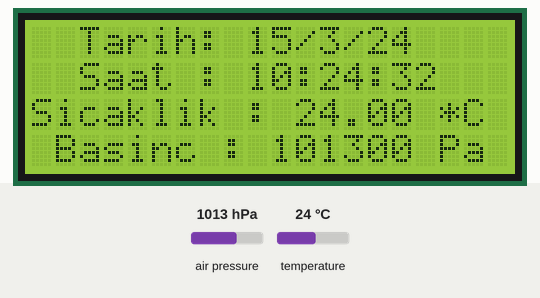
Bench run of a sketch on a simulated Arduino Uno, built with avr-gcc and run on an emulated ATmega328P. Parts: 20×4 character LCD. Wiring (inferred from the names in the program): DS1307 clock at I2C address 0x68. The test bench sets the inputs (shaded band); at power-on: air pressure 1013 hPa, temperature 24 °C. The local clock reads 2024-03-15 10:24:30 at power-on unless the sketch sets it; what the sketch prints to the serial monitor is not drawn.

Above: at 3.3 s.
3.4 s: air pressure set to 952 hPa
At 4.7 s:
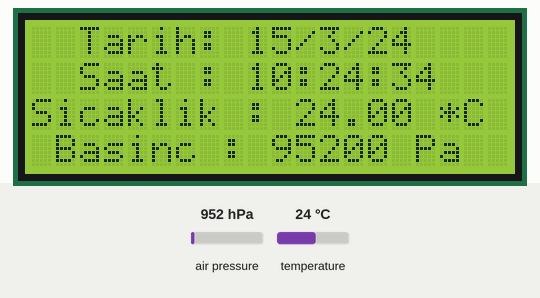
7.6 s: temperature set to 12 °C
At 8.5 s:
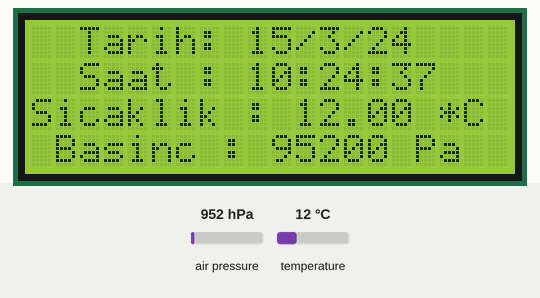
10.2 s: air pressure set to 975 hPa
At 11.7 s:
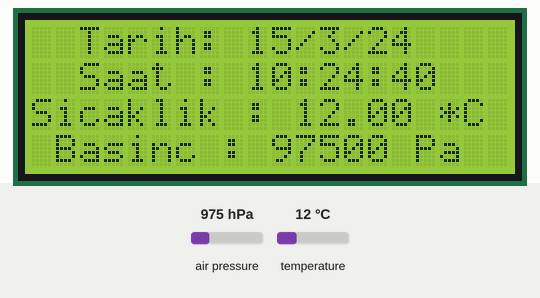
13.4 s: temperature set to 19 °C
At 15.0 s:
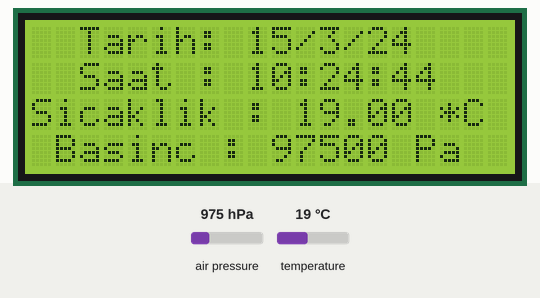
Timing chart, 0 to 16.5 s (numbered marks = the images above; inputs shaded):
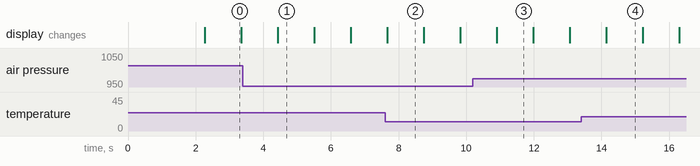

Measured:
- what the display in image 1 shows lasts 1.1 s, from 4.4 s to 5.5 s

The sketch:

rtc_bmp085_2004LCD.ino
```cpp
//Arduino 1.0+ Only
//Arduino 1.0+ Only
#include <Adafruit_BMP085.h>
// initialize the library with the numbers of the interface pins

#include "Wire.h"
#define DS1307_ADDRESS 0x68
#include <LiquidCrystal_I2C.h>
LiquidCrystal_I2C lcd(0x27,20,4);  // set the LCD address to 0x27 for a 16 chars and 2 line display

Adafruit_BMP085 bmp;
void setup(){
  Wire.begin();
  Serial.begin(9600);
  if (!bmp.begin()) {
	Serial.println("Could not find a valid BMP085 sensor, check wiring!");
	while (1) {}
  }
lcd.init();                      // initialize the lcd
  lcd.init();
  // Print a message to the LCD.
  lcd.backlight();
  lcd.setCursor(3,0);
  lcd.print("Hello, world!");
  lcd.setCursor(2,1);
  lcd.print("Ywrobot Arduino!");
   lcd.setCursor(0,2);
  lcd.print("Arduino LCM IIC 2004");
   lcd.setCursor(2,3);
  lcd.print("Power By Ec-yuan!");
  delay(2000);
}

void loop(){
  printDate();
  delay(1000);
}

byte bcdToDec(byte val)  {
// Convert binary coded decimal to normal decimal numbers
  return ( (val/16*10) + (val%16) );
}

void printDate(){

  // Reset the register pointer
  Wire.beginTransmission(DS1307_ADDRESS);

  byte zero = 0x00;
  Wire.write(zero);
  Wire.endTransmission();

  Wire.requestFrom(DS1307_ADDRESS, 7);

  int second = bcdToDec(Wire.read());
  int minute = bcdToDec(Wire.read());
  int hour = bcdToDec(Wire.read() & 0b111111); //24 hour time
  int weekDay = bcdToDec(Wire.read()); //0-6 -> sunday - Saturday
  int monthDay = bcdToDec(Wire.read());
  int month = bcdToDec(Wire.read());
  int year = bcdToDec(Wire.read());
lcd.clear();
  //print the date EG   3/1/11 23:59:59
 lcd.setCursor(2,0);
    lcd.print("Tarih: ");
    lcd.print(monthDay);
  lcd.print("/");
  lcd.print(month);
  lcd.print("/");
  lcd.print(year);
 lcd.setCursor(0,1);
  lcd.print("  Saat :");
   lcd.print(" ");
  lcd.print(hour);
  lcd.print(":");
  lcd.print(minute);
  lcd.print(":");
  lcd.print(second);


 lcd.setCursor(0,2);
lcd.print("Sicaklik : ");
    lcd.print(bmp.readTemperature());
    lcd.print(" *C");
 lcd.setCursor(0,3);
    lcd.print(" Basinc : ");
    lcd.print(bmp.readPressure());
    lcd.print(" Pa");

    // Calculate altitude assuming 'standard' barometric
    // pressure of 1013.25 millibar = 101325 Pascal
  //  lcd.print("Yukseklik: ");
  //  lcd.print(bmp.readAltitude());
  //  lcd.print("m");

  // you can get a more precise measurement of altitude
  // if you know the current sea level pressure which will
  // vary with weather and such. If it is 1015 millibars
  // that is equal to 101500 Pascals.
    Serial.print("Real altitude = ");
    Serial.print(bmp.readAltitude(101500));
    Serial.println(" meters");

    Serial.println();
    delay(1);

}
```
